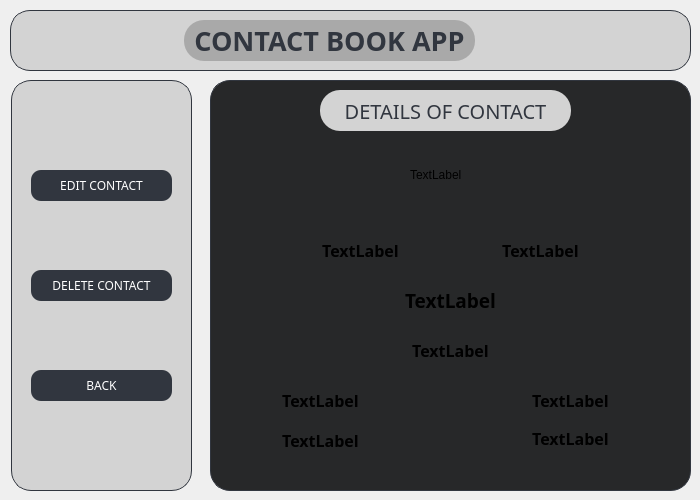
<?xml version="1.0" encoding="UTF-8"?>
<ui version="4.0">
 <class>DetailsWindow</class>
 <widget class="QDialog" name="DetailsWindow">
  <property name="geometry">
   <rect>
    <x>0</x>
    <y>0</y>
    <width>700</width>
    <height>500</height>
   </rect>
  </property>
  <property name="windowTitle">
   <string>Dialog</string>
  </property>
  <property name="styleSheet">
   <string notr="true">QForm
{
	background-color: black;
}</string>
  </property>
  <widget class="QFrame" name="LeftPanel">
   <property name="geometry">
    <rect>
     <x>11</x>
     <y>80</y>
     <width>181</width>
     <height>411</height>
    </rect>
   </property>
   <property name="styleSheet">
    <string notr="true">QFrame {
    background-color: lightgray;
    border: 1px solid #31363F;
    border-radius: 20px;
}

QFrame:hover {
    background-color: darkgray;
}</string>
   </property>
   <property name="frameShape">
    <enum>QFrame::StyledPanel</enum>
   </property>
   <property name="frameShadow">
    <enum>QFrame::Raised</enum>
   </property>
   <widget class="QPushButton" name="EditContactButton">
    <property name="geometry">
     <rect>
      <x>20</x>
      <y>90</y>
      <width>141</width>
      <height>31</height>
     </rect>
    </property>
    <property name="font">
     <font>
      <family>Unispace</family>
     </font>
    </property>
    <property name="cursor">
     <cursorShape>PointingHandCursor</cursorShape>
    </property>
    <property name="styleSheet">
     <string notr="true">QPushButton {
    background-color: #31363F;
    color: white;
    border: none;
    padding: 8px 16px;
    border-radius: 10px;
}
QPushButton:hover {
    background-color: #CED4DA;
    color: #4CAF50;
}</string>
    </property>
    <property name="text">
     <string>EDIT CONTACT</string>
    </property>
   </widget>
   <widget class="QPushButton" name="DeleteContactButton">
    <property name="geometry">
     <rect>
      <x>20</x>
      <y>190</y>
      <width>141</width>
      <height>31</height>
     </rect>
    </property>
    <property name="font">
     <font>
      <family>Unispace</family>
     </font>
    </property>
    <property name="cursor">
     <cursorShape>PointingHandCursor</cursorShape>
    </property>
    <property name="styleSheet">
     <string notr="true">QPushButton {
    background-color: #31363F;
    color: white;
    border: none;
    padding: 8px 16px;
    border-radius: 10px;
}
QPushButton:hover {
    background-color: #CED4DA;
    color: #4CAF50;
}</string>
    </property>
    <property name="text">
     <string>DELETE CONTACT</string>
    </property>
   </widget>
   <widget class="QPushButton" name="BackButton">
    <property name="geometry">
     <rect>
      <x>20</x>
      <y>290</y>
      <width>141</width>
      <height>31</height>
     </rect>
    </property>
    <property name="font">
     <font>
      <family>Unispace</family>
     </font>
    </property>
    <property name="cursor">
     <cursorShape>PointingHandCursor</cursorShape>
    </property>
    <property name="styleSheet">
     <string notr="true">QPushButton {
    background-color: #31363F;
    color: white;
    border: none;
    padding: 8px 16px;
    border-radius: 10px;
}
QPushButton:hover {
    background-color: #CED4DA;
    color: #4CAF50;
}</string>
    </property>
    <property name="text">
     <string>BACK</string>
    </property>
   </widget>
  </widget>
  <widget class="QFrame" name="RightPanel">
   <property name="geometry">
    <rect>
     <x>210</x>
     <y>80</y>
     <width>481</width>
     <height>411</height>
    </rect>
   </property>
   <property name="styleSheet">
    <string notr="true">QFrame
{
	background-color: #272829;
	border: 1px solid #31363F;
	border-radius:20px;
}</string>
   </property>
   <property name="frameShape">
    <enum>QFrame::StyledPanel</enum>
   </property>
   <property name="frameShadow">
    <enum>QFrame::Raised</enum>
   </property>
   <widget class="QLabel" name="OperationHeading">
    <property name="geometry">
     <rect>
      <x>110</x>
      <y>10</y>
      <width>251</width>
      <height>41</height>
     </rect>
    </property>
    <property name="font">
     <font>
      <family>Unispace</family>
      <pointsize>15</pointsize>
      <bold>false</bold>
     </font>
    </property>
    <property name="styleSheet">
     <string notr="true">QLabel
{
	border: none;
	background-color: lightgray;
	color: #31363F;
}</string>
    </property>
    <property name="text">
     <string>DETAILS OF CONTACT</string>
    </property>
    <property name="alignment">
     <set>Qt::AlignCenter</set>
    </property>
   </widget>
   <widget class="QLabel" name="ContactPicture">
    <property name="geometry">
     <rect>
      <x>200</x>
      <y>60</y>
      <width>70</width>
      <height>70</height>
     </rect>
    </property>
    <property name="styleSheet">
     <string notr="true">QLabel
{
	border: none;
}</string>
    </property>
    <property name="text">
     <string>TextLabel</string>
    </property>
   </widget>
   <widget class="QLabel" name="FirstName">
    <property name="geometry">
     <rect>
      <x>80</x>
      <y>160</y>
      <width>141</width>
      <height>20</height>
     </rect>
    </property>
    <property name="font">
     <font>
      <family>Unispace</family>
      <pointsize>12</pointsize>
      <bold>true</bold>
     </font>
    </property>
    <property name="styleSheet">
     <string notr="true">QLabel
{
	border: none;
}</string>
    </property>
    <property name="text">
     <string>TextLabel</string>
    </property>
    <property name="alignment">
     <set>Qt::AlignCenter</set>
    </property>
   </widget>
   <widget class="QLabel" name="PhoneNumber">
    <property name="geometry">
     <rect>
      <x>130</x>
      <y>210</y>
      <width>221</width>
      <height>20</height>
     </rect>
    </property>
    <property name="font">
     <font>
      <family>Unispace</family>
      <pointsize>14</pointsize>
      <bold>true</bold>
     </font>
    </property>
    <property name="styleSheet">
     <string notr="true">QLabel
{
	border: none;
}</string>
    </property>
    <property name="text">
     <string>TextLabel</string>
    </property>
    <property name="alignment">
     <set>Qt::AlignCenter</set>
    </property>
   </widget>
   <widget class="QLabel" name="EmailAddress">
    <property name="geometry">
     <rect>
      <x>130</x>
      <y>260</y>
      <width>221</width>
      <height>20</height>
     </rect>
    </property>
    <property name="font">
     <font>
      <family>Unispace</family>
      <pointsize>12</pointsize>
      <bold>true</bold>
     </font>
    </property>
    <property name="styleSheet">
     <string notr="true">QLabel
{
	border: none;
}</string>
    </property>
    <property name="text">
     <string>TextLabel</string>
    </property>
    <property name="alignment">
     <set>Qt::AlignCenter</set>
    </property>
   </widget>
   <widget class="QLabel" name="House">
    <property name="geometry">
     <rect>
      <x>30</x>
      <y>310</y>
      <width>161</width>
      <height>20</height>
     </rect>
    </property>
    <property name="font">
     <font>
      <family>Unispace</family>
      <pointsize>12</pointsize>
      <bold>true</bold>
     </font>
    </property>
    <property name="styleSheet">
     <string notr="true">QLabel
{
	border: none;
}</string>
    </property>
    <property name="text">
     <string>TextLabel</string>
    </property>
    <property name="alignment">
     <set>Qt::AlignCenter</set>
    </property>
   </widget>
   <widget class="QLabel" name="Street">
    <property name="geometry">
     <rect>
      <x>280</x>
      <y>310</y>
      <width>161</width>
      <height>20</height>
     </rect>
    </property>
    <property name="font">
     <font>
      <family>Unispace</family>
      <pointsize>12</pointsize>
      <bold>true</bold>
     </font>
    </property>
    <property name="styleSheet">
     <string notr="true">QLabel
{
	border: none;
}</string>
    </property>
    <property name="text">
     <string>TextLabel</string>
    </property>
    <property name="alignment">
     <set>Qt::AlignCenter</set>
    </property>
   </widget>
   <widget class="QLabel" name="City">
    <property name="geometry">
     <rect>
      <x>30</x>
      <y>350</y>
      <width>161</width>
      <height>20</height>
     </rect>
    </property>
    <property name="font">
     <font>
      <family>Unispace</family>
      <pointsize>12</pointsize>
      <bold>true</bold>
     </font>
    </property>
    <property name="styleSheet">
     <string notr="true">QLabel
{
	border: none;
}</string>
    </property>
    <property name="text">
     <string>TextLabel</string>
    </property>
    <property name="alignment">
     <set>Qt::AlignCenter</set>
    </property>
   </widget>
   <widget class="QLabel" name="Country">
    <property name="geometry">
     <rect>
      <x>280</x>
      <y>350</y>
      <width>161</width>
      <height>16</height>
     </rect>
    </property>
    <property name="font">
     <font>
      <family>Unispace</family>
      <pointsize>12</pointsize>
      <bold>true</bold>
     </font>
    </property>
    <property name="styleSheet">
     <string notr="true">QLabel
{
	border: none;
}</string>
    </property>
    <property name="text">
     <string>TextLabel</string>
    </property>
    <property name="alignment">
     <set>Qt::AlignCenter</set>
    </property>
   </widget>
   <widget class="QLabel" name="LastName">
    <property name="geometry">
     <rect>
      <x>260</x>
      <y>160</y>
      <width>141</width>
      <height>20</height>
     </rect>
    </property>
    <property name="font">
     <font>
      <family>Unispace</family>
      <pointsize>12</pointsize>
      <bold>true</bold>
     </font>
    </property>
    <property name="styleSheet">
     <string notr="true">QLabel
{
	border: none;
}</string>
    </property>
    <property name="text">
     <string>TextLabel</string>
    </property>
    <property name="alignment">
     <set>Qt::AlignCenter</set>
    </property>
   </widget>
  </widget>
  <widget class="QFrame" name="UpperPanel">
   <property name="geometry">
    <rect>
     <x>10</x>
     <y>10</y>
     <width>681</width>
     <height>61</height>
    </rect>
   </property>
   <property name="maximumSize">
    <size>
     <width>16777215</width>
     <height>16777215</height>
    </size>
   </property>
   <property name="styleSheet">
    <string notr="true">QFrame {
    background-color: lightgray;
    border: 1px solid #31363F;
    border-radius: 20px;
}

QFrame:hover {
    background-color: darkgray;
}</string>
   </property>
   <property name="frameShape">
    <enum>QFrame::StyledPanel</enum>
   </property>
   <property name="frameShadow">
    <enum>QFrame::Raised</enum>
   </property>
   <widget class="QLabel" name="Heading">
    <property name="geometry">
     <rect>
      <x>174</x>
      <y>10</y>
      <width>291</width>
      <height>41</height>
     </rect>
    </property>
    <property name="font">
     <font>
      <family>Unispace</family>
      <pointsize>20</pointsize>
      <bold>true</bold>
     </font>
    </property>
    <property name="styleSheet">
     <string notr="true">QLabel
{
	background-color: darkgray;
	border: none;
	color: #31363F;
}</string>
    </property>
    <property name="text">
     <string>CONTACT BOOK APP</string>
    </property>
    <property name="alignment">
     <set>Qt::AlignCenter</set>
    </property>
   </widget>
  </widget>
 </widget>
 <resources/>
 <connections/>
</ui>
